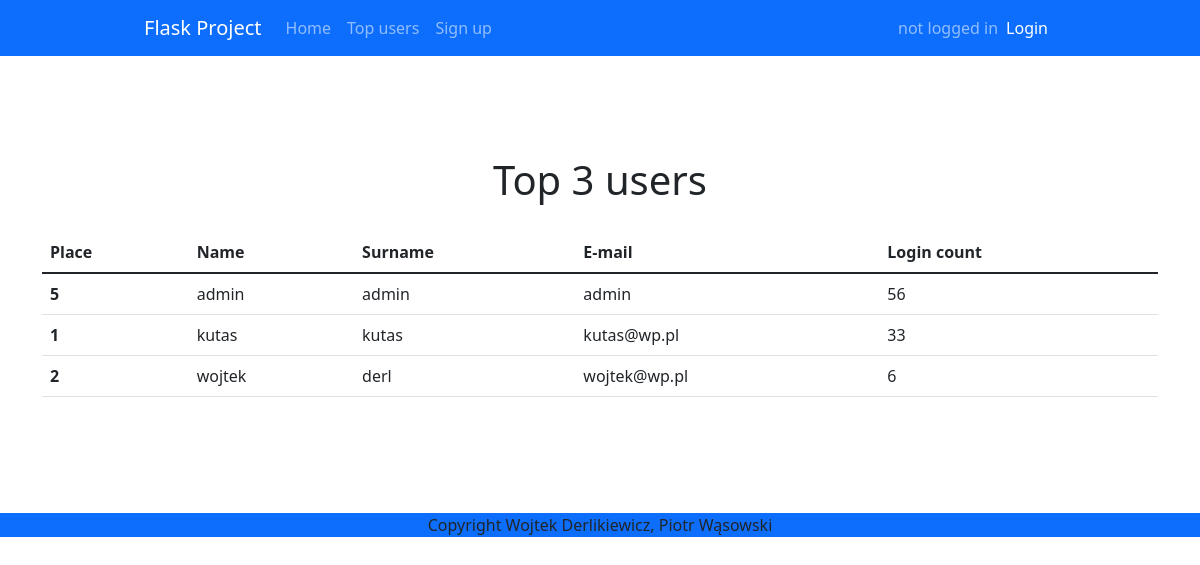
/top_users, run on an earlier commit of the app's database.
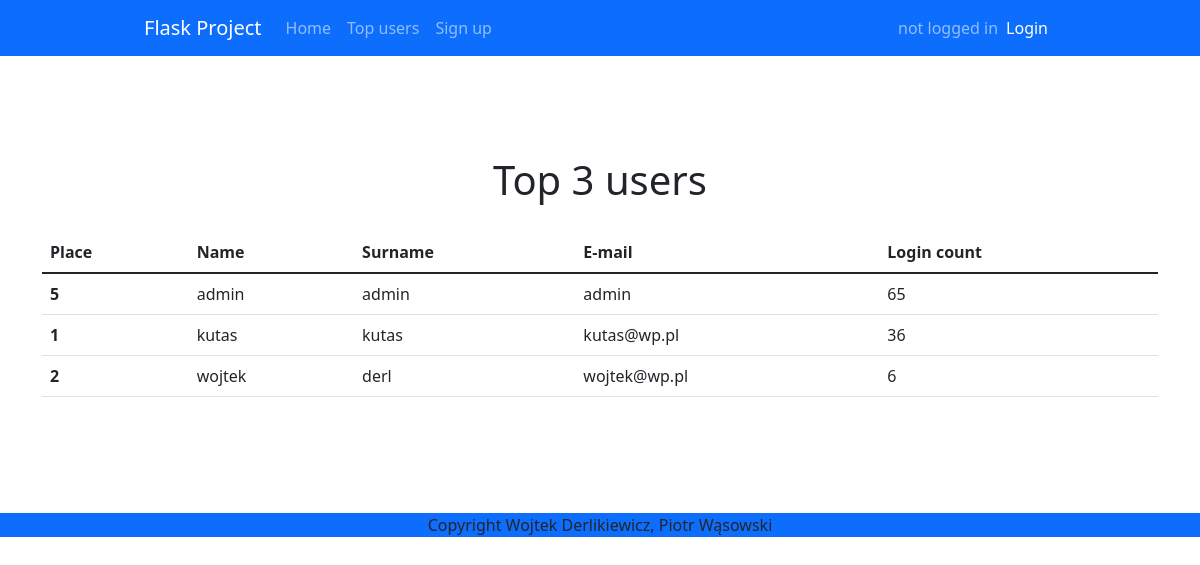
And on a later commit of the database.
### app.py (models this page shows)
class User(db.Model, UserMixin):
    id = db.Column(db.Integer, primary_key = True)
    email = db.Column(db.String(30), nullable=False, unique=True)
    name = db.Column(db.String(20), nullable=False)
    last_name = db.Column(db.String(20), nullable=False)
    password = db.Column(db.String(80), nullable=False)
    login_count = db.Column(db.Integer, nullable=False, default=0)
    isAdmin = db.Column(db.Boolean(), nullable=False, default=False)

### app.py (the view)
@app.route('/top_users', methods=['GET', 'POST'])
def topUsers():
    top_users = db.session.query(User).order_by(User.login_count.desc()).limit(3)
    return render_template('top_users.html', users = top_users)

### templates/top_users.html
{% extends "base.html" %} {% block title %}Top users{% endblock %} {% block content
%}
<h1>Top 3 users</h1>
<table class="table">
  <thead>
    <tr>
      <th scope="col">Place</th>
      <th scope="col">Name</th>
      <th scope="col">Surname</th>
      <th scope="col">E-mail</th>
      <th scope="col">Login count</th>
    </tr>
  </thead>
  <tbody>
    {% for user in users %}
    <tr>
      <th scope="row">{{user.id}}</th>
      <td>{{ user.name }}</td>
      <td>{{ user.last_name }}</td>
      <td>{{ user.email }}</td>
      <td>{{ user.login_count }}</td>
    </tr>
    {% endfor %}
  </tbody>
</table>
{% endblock %}

What changed in the data, as far as the page shows it:
changed User "admin": login_count "56" → "65"
changed User "kutas": login_count "33" → "36"
